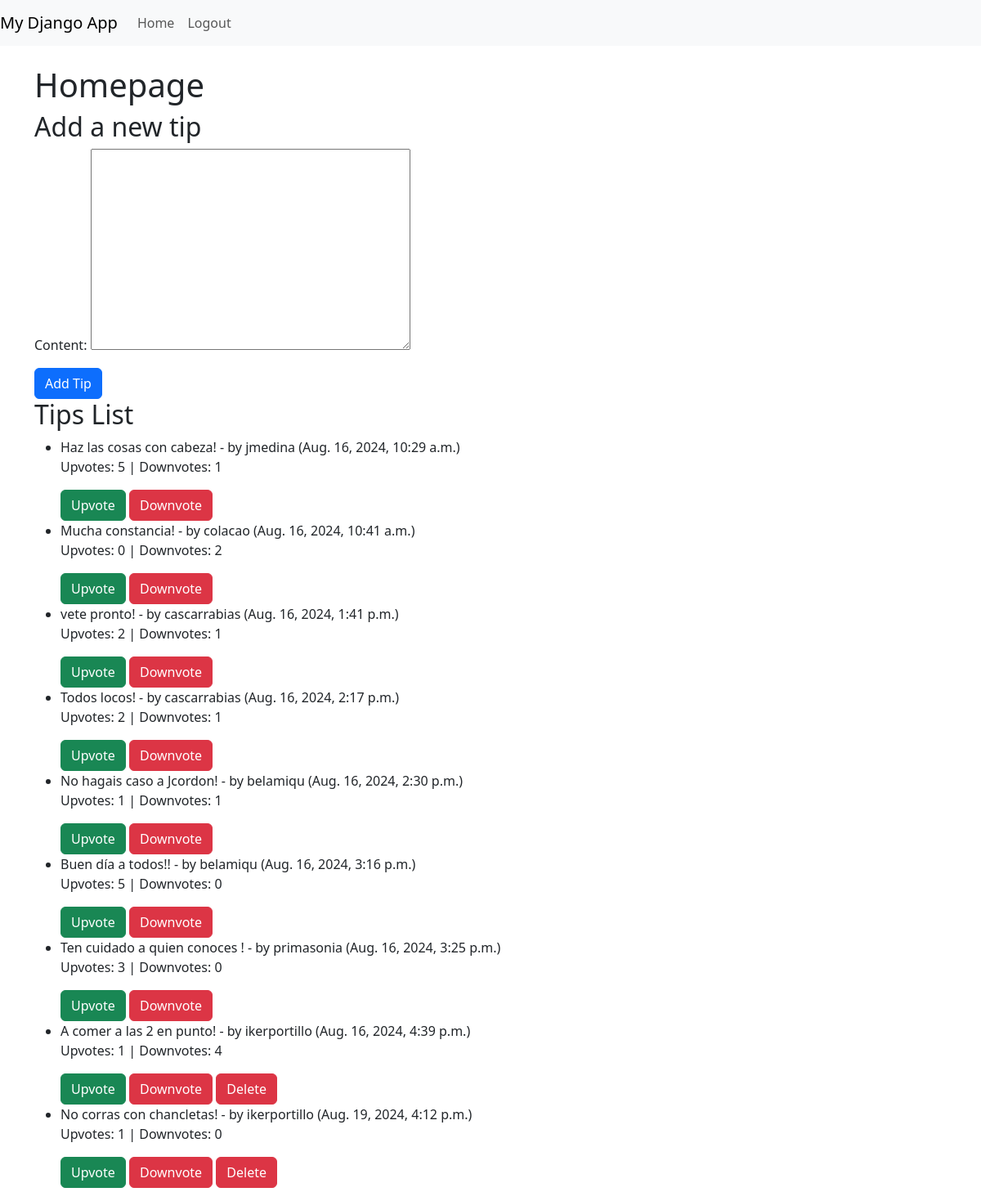
The app's page / (signed in) with its own data.
### ex/models.py (models this page shows, shortened)
class Tip(models.Model):
    content = models.TextField()
    author = models.ForeignKey(AUser, on_delete=models.CASCADE)
    date_created = models.DateTimeField(auto_now_add=True)
    upvotes = models.ManyToManyField(AUser, related_name='upvoted_tips', blank=True)
    downvotes = models.ManyToManyField(AUser, related_name='downvoted_tips', blank=True)
    class Meta:
        permissions = [
            ("can_delete_tip", "Can delete tip"),
        ]
    def upvotes_count(self):
        return self.upvotes.count()
    def downvotes_count(self):
        return self.downvotes.count()

class AUser(AbstractUser):
    pass

### ex/views.py (the view)
# urls.py: path('', views.homepage, name='homepage'),
def homepage(request):
    if request.method == 'POST' and request.user.is_authenticated:
        form = TipForm(request.POST)
        if form.is_valid():
            tip = form.save(commit=False)
            tip.author = request.user
            tip.save()
            return redirect('homepage')
    else:
        form = TipForm()
    tips = Tip.objects.all()
    return render(request, 'ex/homepage.html', {'form': form, 'tips': tips})

### ex/forms.py
class TipForm(forms.ModelForm):
    class Meta:
        model = Tip
        fields = ['content']

### ex/templates/ex/homepage.html (shortened to what this page needs)
{% extends 'ex/base.html' %}
{% block content %}
    <h1>Homepage</h1>
    {% if user.is_authenticated %}
        <h2>Add a new tip</h2>
        <form method="post" action="{% url 'homepage' %}">
            {{ form.as_p }}
            <button type="submit" class="btn btn-primary">Add Tip</button>
        </form>
    {% endif %}
    <h2>Tips List</h2>
    <ul>
        {% for tip in tips %}
            <li>
                {{ tip.content }} - by {{ tip.author.username }} ({{ tip.date_created }})
                <p>Upvotes: {{ tip.upvotes_count }} | Downvotes: {{ tip.downvotes_count }}</p>
                {% if user.is_authenticated %}
                    <form method="post" action="{% url 'upvote_tip' tip.id %}" style="display:inline;">
                        <button type="submit" class="btn btn-success">Upvote</button>
                    </form>
                    <form method="post" action="{% url 'downvote_tip' tip.id %}" style="display:inline;">
                        <button type="submit" class="btn btn-danger">Downvote</button>
                    </form>
                    {% if user == tip.author %}
                        <form method="post" action="{% url 'delete_tip' tip.id %}" style="display:inline;">
                            <button type="submit" class="btn btn-danger">Delete</button>
                        </form>
                    {% endif %}
                {% endif %}
            </li>
        {% empty %}
            <li>No tips available.</li>
        {% endfor %}
    </ul>
{% endblock %}

### records on screen
Tip: content "Haz las cosas con cabeza!", author.username "jmedina", date_created "Aug. 16, 2024, 10:29 a.m.", upvotes_count "5", downvotes_count "1"
Tip: content "Mucha constancia!", author.username "colacao", date_created "Aug. 16, 2024, 10:41 a.m.", upvotes_count "0", downvotes_count "2"
Tip: content "vete pronto!", author.username "cascarrabias", date_created "Aug. 16, 2024, 1:41 p.m.", upvotes_count "2", downvotes_count "1"
Tip: content "Todos locos!", author.username "cascarrabias", date_created "Aug. 16, 2024, 2:17 p.m.", upvotes_count "2", downvotes_count "1"
Tip: content "No hagais caso a Jcordon!", author.username "belamiqu", date_created "Aug. 16, 2024, 2:30 p.m.", upvotes_count "1", downvotes_count "1"
Tip: content "Buen día a todos!!", author.username "belamiqu", date_created "Aug. 16, 2024, 3:16 p.m.", upvotes_count "5", downvotes_count "0"
Tip: content "Ten cuidado a quien conoces !", author.username "primasonia", date_created "Aug. 16, 2024, 3:25 p.m.", upvotes_count "3", downvotes_count "0"
Tip: content "A comer a las 2 en punto!", author.username "ikerportillo", date_created "Aug. 16, 2024, 4:39 p.m.", upvotes_count "1", downvotes_count "4", shows "Delete"
Tip: content "No corras con chancletas!", author.username "ikerportillo", date_created "Aug. 19, 2024, 4:12 p.m.", upvotes_count "1", downvotes_count "0", shows "Delete"
